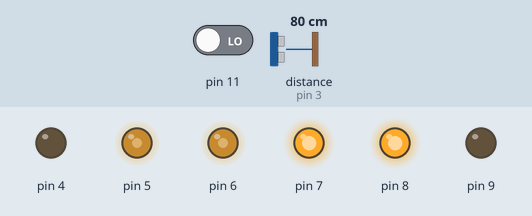
A sketch run on a simulated Arduino Uno, built with avr-gcc and run on an emulated ATmega328P. Shown: output pins drawn as LEDs (lit = HIGH). Wiring (inferred from the names in the program): ultrasonic range finder: trigger pin 2; echo pin 3. The test bench sets the inputs (shaded band); at power-on: pin 11 LOW, distance to the obstacle (sensor on pin 3) 80 cm. The echo pulse lasts 58.3 µs per cm; pins used as bus, display or sensor lines are not drawn.

Above: at 1.2 s.
1.3 s: pin 11 driven HIGH
At 2.2 s:
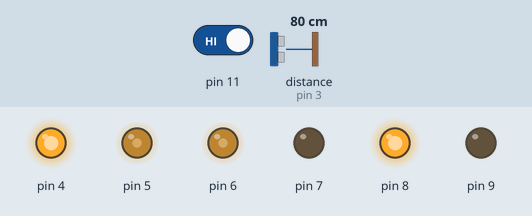
4.3 s: pin 11 driven LOW
At 4.8 s:
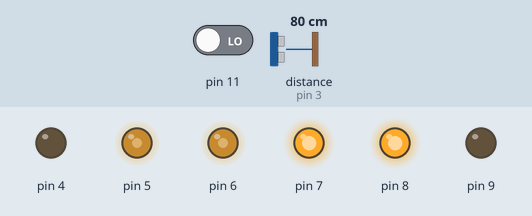
5.9 s: distance to the obstacle (sensor on pin 3) set to 44 cm
7.4 s: distance to the obstacle (sensor on pin 3) set to 37 cm
At 8.1 s:
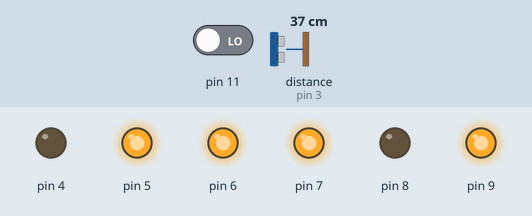
8.9 s: distance to the obstacle (sensor on pin 3) set to 60 cm
At 9.3 s:
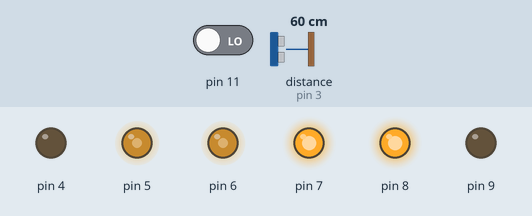
Timing chart, 0 to 11.4 s (numbered marks = the images above; inputs shaded):
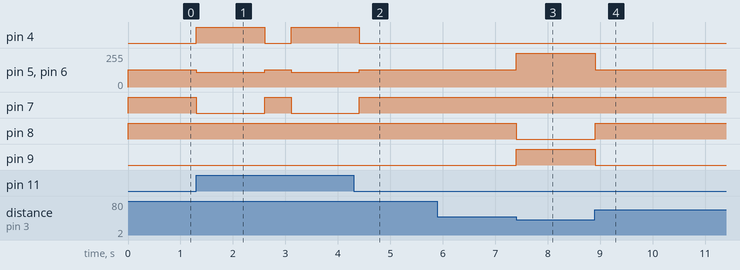

The sketch:

PRUEBA_SUMO_IR.ino
```cpp
int trigA = 2;
int echoA = 3;
int duracionA;
int distanciaA;


void AVANSAR() {
  digitalWrite(9,HIGH);
  digitalWrite(8,LOW);
  analogWrite(5,255);
  digitalWrite(7,HIGH);
  digitalWrite(4,LOW);
  analogWrite(6,255);
}


void RETROCEDER() {
  digitalWrite(9,LOW);
  digitalWrite(8,HIGH);
  analogWrite(5,110);
  digitalWrite(7,LOW);
  digitalWrite(4,HIGH);
  analogWrite(6,110);
  delay(1300);
  digitalWrite(9,LOW);
  digitalWrite(8,HIGH);
  analogWrite(5,130);
  digitalWrite(7,HIGH);
  digitalWrite(4,LOW);
  analogWrite(6,130);
  delay(500);


}

void BUSCAR() {

  digitalWrite(9,LOW);
  digitalWrite(8,HIGH);
  analogWrite(5,130);
  digitalWrite(7,HIGH);
  digitalWrite(4,LOW);
  analogWrite(6,130);
}

void setup()
{
  pinMode(2, OUTPUT);
pinMode(3, INPUT);
pinMode(9, OUTPUT);
pinMode(8, OUTPUT);
pinMode(5, OUTPUT);
pinMode(7, OUTPUT);
pinMode(4, OUTPUT);
pinMode(6, OUTPUT);
pinMode(11, INPUT);

}

void loop()
{

  digitalWrite(trigA, HIGH);
  delay(1);
  digitalWrite(trigA, LOW);
  duracionA = pulseIn(echoA, HIGH);
  distanciaA = duracionA / 58.2;


    if (((distanciaA < 40) && (distanciaA > 0))) {

      AVANSAR();
    }

    else if (((distanciaA > 40 ) && (distanciaA < 400))) {
      BUSCAR();
    }

    if (digitalRead(11)==HIGH) {
      RETROCEDER();
    }

    if ((distanciaA < 10) && (digitalRead(11)==HIGH)){
      RETROCEDER();
    }
 }
```

Measured:
- the behaviour switches between 41 and 40 cm on distance to the obstacle (sensor on pin 3) (found by bisection; images 2 and 3)
- after the input at 1.3 s, pin 4: LOW → HIGH at once, → LOW 1.3 s later, → HIGH 0.51 s later; pin 5, pin 6: 130/255 → 110/255 at once, → 130/255 1.3 s later, → 110/255 0.51 s later; pin 7: HIGH → LOW at once, → HIGH 1.3 s later, → LOW 0.51 s later
- after the input at 4.3 s, pin 4: goes on until 4.4 s, then stays LOW; pin 5, pin 6: goes on until 4.4 s, then stays 130/255; pin 7: goes on until 4.4 s, then stays HIGH
- after the input at 5.9 s, every drawn part: stays the same
- after the input at 7.4 s, pin 5, pin 6: 130/255 → 255/255 at once; pin 8: HIGH → LOW at once; pin 9: LOW → HIGH at once
- after the input at 8.9 s, pin 5, pin 6: 255/255 → 130/255 at once; pin 8: LOW → HIGH at once; pin 9: HIGH → LOW at once
